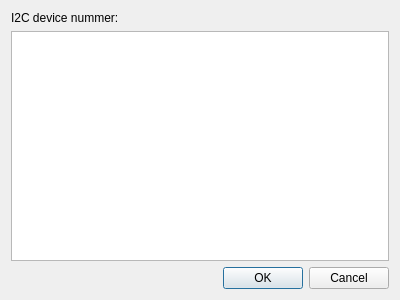
<?xml version="1.0" encoding="UTF-8"?>
<ui version="4.0">
 <class>I2CDeviceDialog</class>
 <widget class="QDialog" name="I2CDeviceDialog">
  <property name="geometry">
   <rect>
    <x>0</x>
    <y>0</y>
    <width>400</width>
    <height>300</height>
   </rect>
  </property>
  <property name="windowTitle">
   <string>I2C Device</string>
  </property>
  <layout class="QVBoxLayout" name="verticalLayout">
   <item>
    <widget class="QLabel" name="label">
     <property name="text">
      <string>I2C device nummer: </string>
     </property>
    </widget>
   </item>
   <item>
    <widget class="QTableWidget" name="tableWidget">
     <property name="sizeAdjustPolicy">
      <enum>QAbstractScrollArea::AdjustToContents</enum>
     </property>
    </widget>
   </item>
   <item>
    <widget class="QDialogButtonBox" name="buttonBox">
     <property name="orientation">
      <enum>Qt::Horizontal</enum>
     </property>
     <property name="standardButtons">
      <set>QDialogButtonBox::Cancel|QDialogButtonBox::Ok</set>
     </property>
    </widget>
   </item>
  </layout>
 </widget>
 <resources/>
 <connections>
  <connection>
   <sender>buttonBox</sender>
   <signal>accepted()</signal>
   <receiver>I2CDeviceDialog</receiver>
   <slot>accept()</slot>
   <hints>
    <hint type="sourcelabel">
     <x>248</x>
     <y>254</y>
    </hint>
    <hint type="destinationlabel">
     <x>157</x>
     <y>274</y>
    </hint>
   </hints>
  </connection>
  <connection>
   <sender>buttonBox</sender>
   <signal>rejected()</signal>
   <receiver>I2CDeviceDialog</receiver>
   <slot>reject()</slot>
   <hints>
    <hint type="sourcelabel">
     <x>316</x>
     <y>260</y>
    </hint>
    <hint type="destinationlabel">
     <x>286</x>
     <y>274</y>
    </hint>
   </hints>
  </connection>
 </connections>
</ui>
